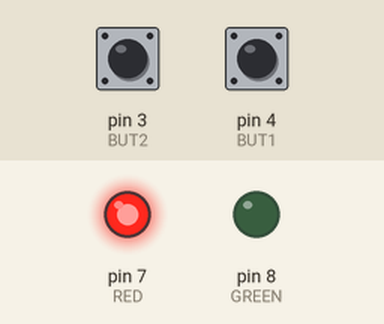
Bench run of a sketch on a simulated Arduino Uno, built with avr-gcc and run on an emulated ATmega328P. On the bench: output pins drawn as LEDs (lit = HIGH). Dashed ring = blinking. The inputs (shaded band) are chosen by the test bench; at power-on: pin 4 (BUT1) LOW, pin 3 (BUT2) LOW.

Above: at 0.8 s.
0.9 s: pin 4 (BUT1) pulled HIGH for 0.15 s
At 1.06 s:
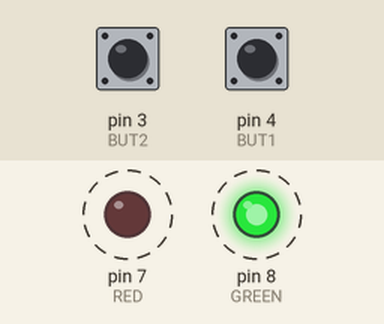
Timing chart, 0 to 9.9 s (numbered marks = the images above; inputs shaded):
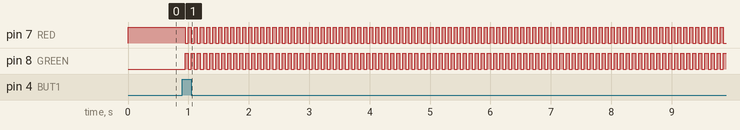

Measured:
- after the input at 0.9 s, pin 7 (RED), pin 8 (GREEN): alternates HIGH for 0.05 s and LOW for 0.05 s, starting after 0.05 s

The sketch:

fifth.ino
```cpp
const int GREEN = 8;
const int RED = 7;
const int BUT1 = 4;
const int BUT2 = 3;

void setup() {
  pinMode(GREEN, OUTPUT);
  pinMode(RED, OUTPUT);
  pinMode(BUT1, INPUT);
  pinMode(BUT2, INPUT);
  while (digitalRead(BUT1) == HIGH){};
  digitalWrite(RED, HIGH);
  while (digitalRead(BUT1) == LOW){};
  digitalWrite(GREEN, HIGH);
  while (digitalRead(BUT2) == HIGH){};
}

void loop() {
    digitalWrite(RED, HIGH);
    digitalWrite(GREEN, LOW);
    delay(50);
    digitalWrite(RED, LOW);
    digitalWrite(GREEN, HIGH);
    delay(50);
}
```
